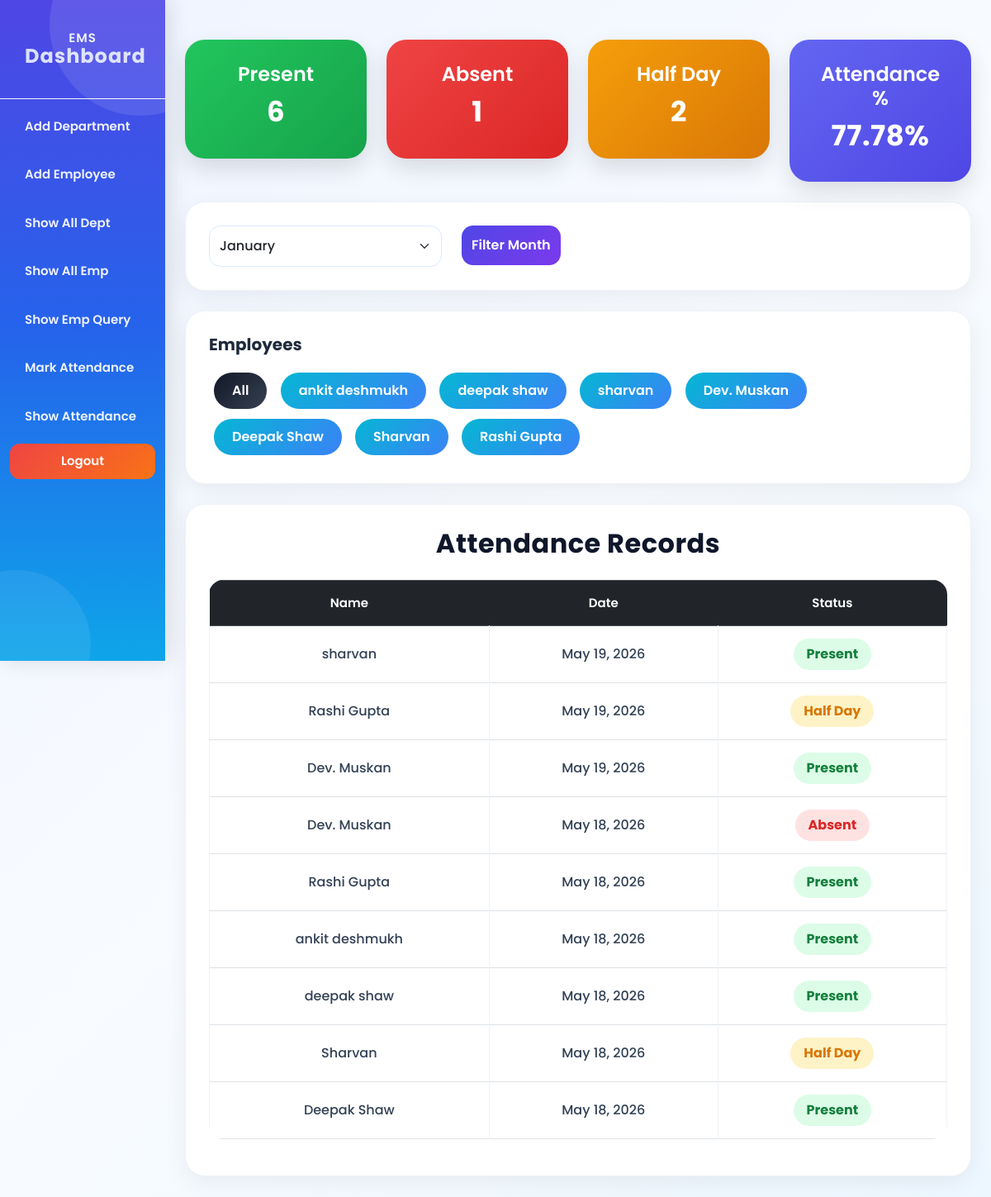
/show_attendance/, run on an earlier commit of the app's database.
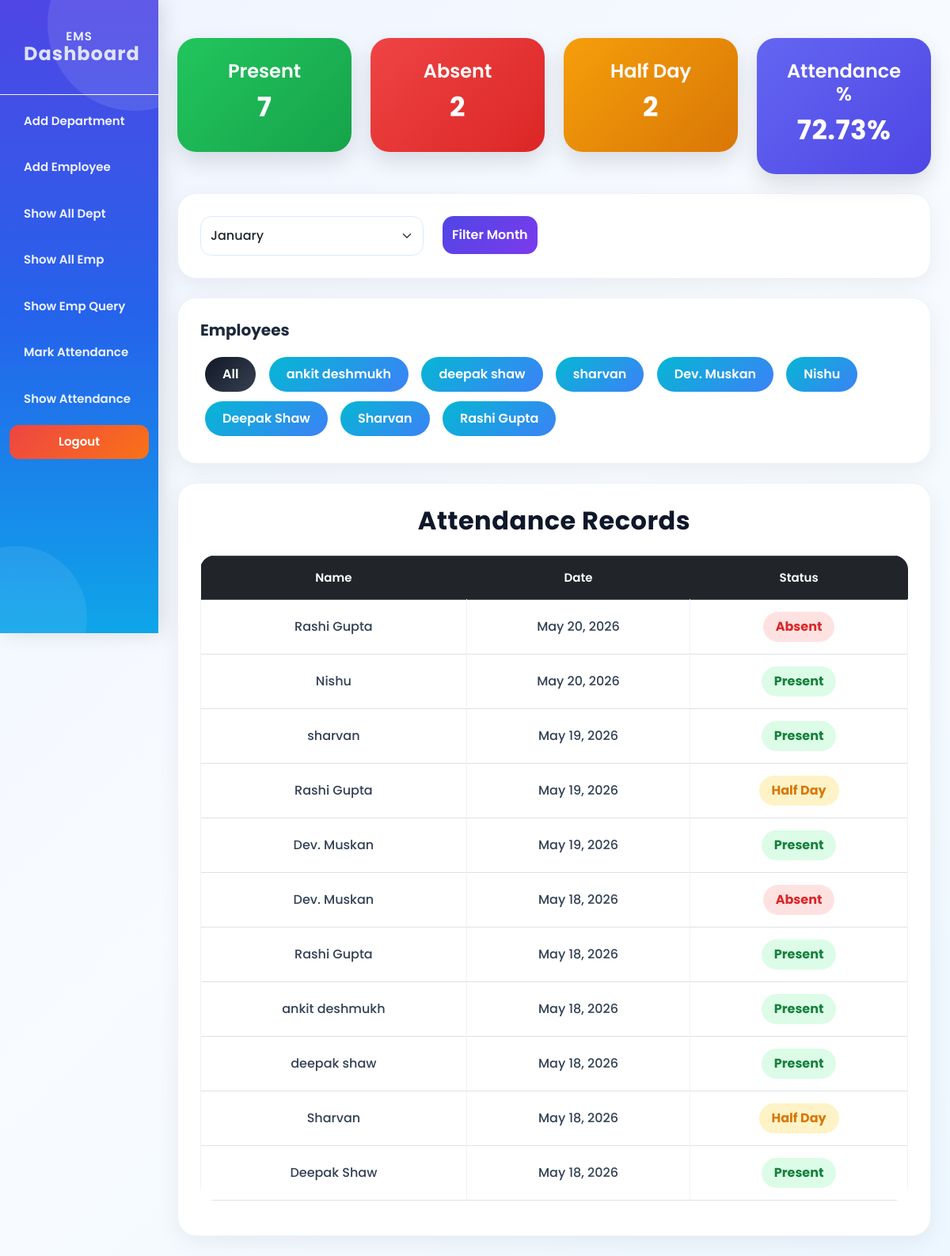
And on a later commit of the database.
### app/models.py (models this page shows, shortened)
class Attendance(models.Model):
    STATUS_CHOICES = (
        ('Present', 'Present'),
        ('Absent', 'Absent'),
        ('Half Day', 'Half Day'),
    )
    employee = models.ForeignKey(AddEmployee, on_delete=models.CASCADE)
    date = models.DateField(default=date.today)
    status = models.CharField(max_length=20, choices=STATUS_CHOICES)
    class Meta:
        unique_together = ('employee', 'date')

class AddEmployee(models.Model):
    name = models.CharField(
        max_length=100,
        validators=[MaxLengthValidator(10), MinLengthValidator(3)],
        error_messages={
            'min_length': 'Name must contain at least 3 characters.',
            'max_length': 'Name cannot exceed 20 characters.'
        }
    )
    email = models.EmailField(unique=True)
    contact = models.CharField(
        max_length=15,
        validators=[Emp_contact]
    )
    image = models.ImageField(
        upload_to='employee_images/',
        blank=True,
        null=True
    )
    password = models.CharField(max_length=128)
    department = models.CharField(max_length=50, null=True)
    d_code = models.CharField(max_length=20, null=True)
    d_des = models.CharField(max_length=50, null=True)
    joining_date = models.DateField(null=True, blank=True)
    salary = models.IntegerField(null=True, blank=True)

### app/views.py (the view)
# urls.py: path('show_attendance/', show_attendance, name='show_attendance'),
def show_attendance(request):
    today = date.today()
    month = request.GET.get('month')
    if month:
        month = int(month)
    else:
        month = today.month
    emp_id = request.GET.get('emp')
    base_qs = Attendance.objects.filter(
        date__month=month,
        date__year=today.year
    )
    if emp_id:
        base_qs = base_qs.filter(employee_id=emp_id)
    attendance = base_qs.order_by('-date')
    total_present = base_qs.filter(
        status="Present"
    ).count()
    total_absent = base_qs.filter(
        status="Absent"
    ).count()
    total_half = base_qs.filter(
        status="Half Day"
    ).count()
    total = base_qs.count()
    percentage = 0
    if total > 0:
        percentage = (
            (total_present + (total_half * 0.5))
            / total
        ) * 100
    employees = Attendance.objects.select_related(
        'employee'
    ).values(
        'employee__id',
        'employee__name'
    ).distinct()
    context = {
        'attendance': attendance,
        'employees': employees,
        'total_present': total_present,
        'total_absent': total_absent,
        'total_half': total_half,
        'percentage': round(percentage, 2),
        'month': month,
    }
    return render(
        request,
        'show_attendance.html',
        context
    )

### app/templates/show_attendance.html (shortened to what this page needs)
{% load static %}
<!DOCTYPE html>
<html lang="en">
<head>
    <link href="https://cdn.jsdelivr.net/npm/bootstrap@5.3.2/dist/css/bootstrap.min.css" rel="stylesheet">
</head>
<body>
<div class="container-fluid">
<div class="row">
   <div class="col-md-3 col-lg-2 sidebar p-0">
<div class="text-center py-3 border-bottom border-light">
    <a href="{% url 'dashboard' %}" class="dashboard-title">
        EMS <br>
        <span>Dashboard</span>
    </a>
</div>
    <a href="{% url 'add_dep' %}">Add Department</a>
    <a href="{% url 'add_emp' %}">Add Employee</a>
    <a href="{% url 'all_dep' %}">Show All Dept</a>
    <a href="{% url 'all_emp' %}">Show All Emp</a>
    <a href="{% url 'show_query' %}">Show Emp Query</a>
    <a href="{% url 'mark_attendance' %}">Mark Attendance</a>
    <a href="{% url 'show_attendance' %}">Show Attendance</a>
        <a href="{% url 'logout' %}" class="btn btn-primary btn-sm">
            Logout
        </a>
</div>
    <div class="col-md-10 col-lg-10">
        <div class="container mt-5">
            <div class="row mb-4">
                <div class="col-md-3">
                    <div class="summary-card present">
                        <h4>Present</h4>
                        <h2>{{ total_present }}</h2>
                    </div>
                </div>
                <div class="col-md-3">
                    <div class="summary-card absent">
                        <h4>Absent</h4>
                        <h2>{{ total_absent }}</h2>
                    </div>
                </div>
                <div class="col-md-3">
                    <div class="summary-card half">
                        <h4>Half Day</h4>
                        <h2>{{ total_half }}</h2>
                    </div>
                </div>
                <div class="col-md-3">
                    <div class="summary-card percent">
                        <h4>Attendance %</h4>
                        <h2>{{ percentage }}%</h2>
                    </div>
                </div>
            </div>
            <div class="table-card mb-4">
                <form method="GET">
                    <div class="row">
                        <div class="col-md-4">
                            <select name="month" class="form-select">
                                <option value="1">January</option>
                            </select>
                        </div>
                        <div class="col-md-3">
                            <button class="btn btn-primary">
                                Filter Month
                            </button>
                        </div>
                    </div>
                </form>
            </div>
            <div class="table-card mb-4">
                <h5 class="mb-3 fw-bold">
                    Employees
                </h5>
                <a href="?month={{ month }}"
                   class="btn btn-dark employee-btn">
                    All
                </a>
                {% for e in employees %}
                <a href="?month={{ month }}&emp={{ e.employee__id }}"
                   class="btn btn-info employee-btn">
                    {{ e.employee__name }}
                </a>
                {% endfor %}
            </div>
            <div class="table-card">
                <h2 class="text-center mb-4">
                    Attendance Records
                </h2>
                <table class="table table-bordered table-hover text-center">
                    <thead class="table-dark">
                        <tr>
                            <th>Name</th>
                            <th>Date</th>
                            <th>Status</th>
                        </tr>
                    </thead>
                    <tbody>
                        {% for i in attendance %}
                        <tr>
                            <td>{{ i.employee.name }}</td>
                            <td>{{ i.date }}</td>
                            <td>
                                {% if i.status == "Present" %}
                                    <span class="status-present">
                                        Present
                                    </span>
                                {% elif i.status == "Absent" %}
                                    <span class="status-absent">
                                        Absent
                                    </span>
                                {% else %}
                                    <span class="status-half">
                                        Half Day
                                    </span>
                                {% endif %}
                            </td>
                        </tr>
                        {% endfor %}
                    </tbody>
                </table>
            </div>
        </div>
    </div>
</div>
</div>
</body>
</html>

### app/templates/show_attendance.html (style rules this page uses)
* { margin:0; padding:0; box-sizing:border-box; }
body { background:linear-gradient(135deg,#eef4ff,#f8fbff,#edf7ff); font-family:'Poppins',sans-serif; min-height:100vh; overflow-x:hidden; color:#1e293b; }
.sidebar { height:100vh; position:sticky; top:0; background:linear-gradient(180deg,#4f46e5,#2563eb,#0ea5e9); padding-top:0; box-shadow:5px 0 25px rgba(0,0,0,0.12); overflow:hidden; }
.sidebar::before { content:''; position:absolute; width:220px; height:220px; background:rgba(255,255,255,0.10); border-radius:50%; top:-80px; right:-80px; }
.sidebar::after { content:''; position:absolute; width:180px; height:180px; background:rgba(255,255,255,0.08); border-radius:50%; bottom:-70px; left:-70px; }
.sidebar a { display:block; text-decoration:none; color:#eef2ff; margin:8px 12px; padding:14px 18px; border-radius:14px; font-size:15px; font-weight:600; transition:0.3s ease; position:relative; z-index:2; }
.sidebar .btn-primary { background:linear-gradient(135deg,#ef4444,#f97316) !important; border:none !important; border-radius:12px !important; padding:10px 22px !important; color:white !important; font-weight:600; width:auto !important; }
.table-card { background:#ffffff; border-radius:24px; padding:28px; box-shadow:0 8px 28px rgba(0,0,0,0.06); border:1px solid #eef2f7; transition:0.3s ease; margin-bottom:25px; }
h2 { color:#0f172a; font-weight:700; letter-spacing:0.5px; }
h4 { color:white; font-weight:600; }
table { border-radius:18px; overflow:hidden; }
thead { background:linear-gradient(90deg,#4f46e5,#7c3aed); color:white; }
thead th { padding:16px !important; border:none !important; font-size:15px; font-weight:600; }
tbody td { padding:15px !important; vertical-align:middle; border-color:#eef2f7 !important; color:#334155 !important; font-weight:500; background:white; }
tbody tr { transition:0.3s ease; }
.status-present { background:#dcfce7; color:#15803d; padding:7px 16px; border-radius:25px; font-weight:700; display:inline-block; }
.status-absent { background:#fee2e2; color:#dc2626; padding:7px 16px; border-radius:25px; font-weight:700; display:inline-block; }
.status-half { background:#fef3c7; color:#d97706; padding:7px 16px; border-radius:25px; font-weight:700; display:inline-block; }
.summary-card { border-radius:24px; padding:28px; text-align:center; color:white; font-weight:bold; box-shadow:0 12px 28px rgba(0,0,0,0.12); transition:0.35s ease; }
.summary-card h2 { margin-top:10px; font-size:34px; color:white; }
.present { background:linear-gradient(135deg,#22c55e,#16a34a); }
.absent { background:linear-gradient(135deg,#ef4444,#dc2626); }
.half { background:linear-gradient(135deg,#f59e0b,#d97706); }
.percent { background:linear-gradient(135deg,#6366f1,#4f46e5); }
.employee-btn { margin:6px; border-radius:30px; padding:10px 22px; border:none; font-weight:600; transition:0.3s ease; }
.btn-info { background:linear-gradient(135deg,#06b6d4,#3b82f6); color:white !important; border:none; }
.btn-dark { background:linear-gradient(135deg,#111827,#374151); color:white !important; border:none; }
.btn-primary { border:none; border-radius:14px; padding:12px; background:linear-gradient(135deg,#4f46e5,#7c3aed); font-weight:600; transition:0.3s ease; color:white !important; }
.form-select { border-radius:14px; padding:12px; border:1px solid #dbeafe; box-shadow:none !important; font-weight:500; }
.dashboard-title { color:white; text-decoration:none; font-size:34px; font-weight:900; letter-spacing:1px; display:inline-block; line-height:1.1; }
.dashboard-title span { font-size:22px; font-weight:700; opacity:0.9; }
.dashboard-title { font-size:42px; font-weight:900; color:white; text-decoration:none; display:inline-block; line-height:1.1; }
.dashboard-title span { font-size:24px; font-weight:700; opacity:0.9; }

What changed in the data, as far as the page shows it:
added Attendance: employee.name "Rashi Gupta", date "May 20, 2026", status "Absent"
added Attendance: employee.name "Nishu", date "May 20, 2026", status "Present"
Also different on the page:
{{ total_present }}: "6" → "7"
{{ total_absent }}: "1" → "2"
{{ percentage }}: "77.78" → "72.73"
new list line: "Nishu"
